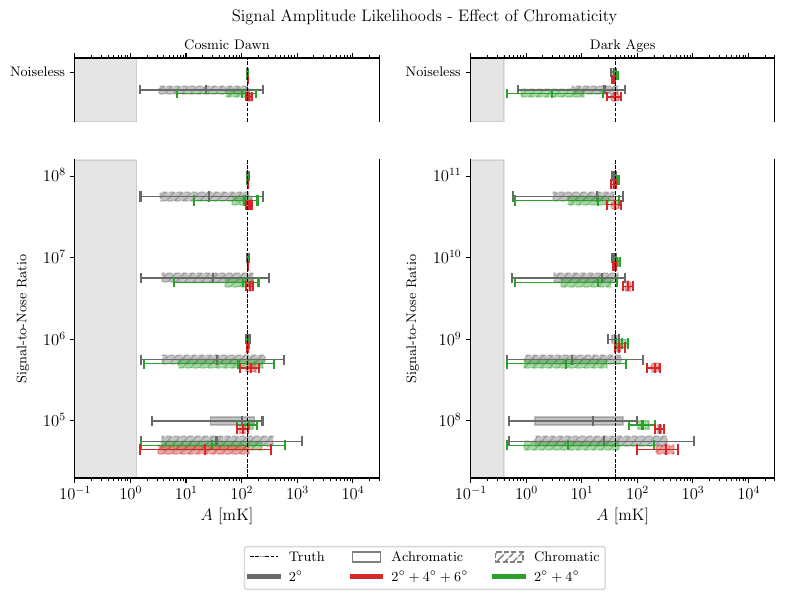

The script that saved this image:
import NormalizingFlow as nf
import numpy as np
import matplotlib.pyplot as plt
import corner

##---------------------------------------------------------------------------##


def weighted_quantile(values, quantiles, sample_weight=None):
    return corner.core.quantile(values, quantiles, weights=sample_weight)


def plot_weighted_boxplot(
    samples, likelihoods, ax, y_value, c="C0", box_width=0.1, **kwargs
):
    """Plot a horizontal weighted box plot on an Axis object."""
    # Calculate the weighted quantiles for 1-sigma, median, and 95% confidence interval
    sigma1 = weighted_quantile(samples, [0.159, 0.841], sample_weight=likelihoods)
    median = weighted_quantile(samples, [0.5], sample_weight=likelihoods)
    ci95 = weighted_quantile(samples, [0.025, 0.975], sample_weight=likelihoods)

    # Width of the boxplot, centered at y_value
    y_box = [y_value - box_width / 2, y_value + box_width / 2]

    # Plot the box (1-sigma)
    ax.add_patch(
        plt.Rectangle(
            (sigma1[0], y_value - box_width / 2),
            sigma1[1] - sigma1[0],
            box_width,
            facecolor=c,
            edgecolor=c,
            alpha=0.4,
            **kwargs
        )
    )

    # Plot the whiskers (95% CI)
    ax.plot([ci95[0], ci95[0]], y_box, color=c)
    ax.plot([ci95[1], ci95[1]], y_box, color=c)

    # Plot the median
    ax.plot([median, median], y_box, color=c, marker="", markersize=8)

    # Plot the central line between whiskers
    ax.plot([ci95[0], ci95[1]], [y_value, y_value], color=c, linestyle="-", linewidth=1)


##---------------------------------------------------------------------------##
# plot params

colors = {"": "gray", "4": "C2", "4 6": "C3"}
lstyles = ["-.", ":", "-"]
labels = {
    "": r"$2^\circ$",
    "4": r"$2^\circ+4^\circ$",
    "4 6": r"$2^\circ+4^\circ+6^\circ$",
}
seeds = [0, 1, 2, 3, 4, 5, 6, 7, 8, 9]
combineSigmas = ["", "4", "4 6"]
csColors = {"": "dimgray", "4": "C2", "4 6": "C3"}
combineSigmalabels = {
    "": "$2^\circ$",
    "4": "$2^\circ+4^\circ$",
    "4 6": "$2^\circ+4^\circ+6^\circ$",
}
sigmaLabels = {2: "$2^\circ$", 4: "$4^\circ$", 6: "$6^\circ$"}
truthaxvlines = {"c": "k", "ls": "--", "lw": 0.7}
achromaticerrbars = {"fmt": "o", "markersize": 5, "capsize": 4}
chromaticerrbars = {"ls":"--", "hatch":"////", "rasterized":True}
errbars95 = {"fmt": "", "capsize": 4, "xuplims": True, "markersize": 1}
dasnrpps = [1e8, 1e9, 1e10, 1e11]
cdsnrpps = [1e5, 1e6, 1e7, 1e8]
datruth = 40
cdtruth = 130
snrpplabels = {
    1e4: r"$10^4$",
    1e5: r"$10^5$",
    1e6: r"$10^6$",
    1e7: r"$10^7$",
    1e8: r"$10^8$",
    1e9: r"$10^9$",
    1e10: r"$10^{10}$",
    1e11: r"$10^{11}$",
    1e12: r"$10^{12}$",
    1e13: r"$10^{13}$",
    1e24: r"$10^{24}$",
}

##---------------------------------------------------------------------------##

fig, ax = plt.subplots(
    2,
    2,
    figsize=(10, 6),
    sharex="col",
    gridspec_kw=dict(height_ratios=[0.4, 2]),
)
fig.subplots_adjust(bottom=0.2, top=0.9, left=0.15, right=0.85, wspace=0.3)

args = nf.Args()
args.fgFITS, args.freqs = "gsm16.fits", "51 101"
args.appendLik = "_1D"

# noiseless
args.SNRpp = 1e24
for ics, cs in enumerate(combineSigmas):
    # achromatic
    args.combineSigma = cs
    args.chromatic = False
    s, ll = nf.get_samplesAndLikelihood(args, plot="A")
    s[:, 0] *= cdtruth
    plot_weighted_boxplot(
        s[:, 0],
        nf.exp(ll),
        ax[0, 0],
        1 - 0.05 * ics,
        c=csColors[cs],
    )

    # chromatic
    args.chromatic = True
    s, ll = nf.get_samplesAndLikelihood(args, plot="A")
    s[:, 0] *= cdtruth
    plot_weighted_boxplot(
        s[:, 0],
        nf.exp(ll),
        ax[0, 0],
        0.75 - 0.05 * ics,
        c=csColors[cs],
        **chromaticerrbars,
    )

# noisy
for isnrpp, snrpp in enumerate(cdsnrpps):
    args.SNRpp = snrpp
    for ics, cs in enumerate(combineSigmas):
        # achromatic
        args.combineSigma = cs
        args.chromatic = False
        s, ll = nf.get_samplesAndLikelihood(args, plot="A")
        s[:, 0] *= cdtruth
        plot_weighted_boxplot(
            s[:, 0],
            nf.exp(ll),
            ax[1, 0],
            1 + isnrpp - 0.05 * ics,
            c=csColors[cs],
        )

        # chromatic
        args.chromatic = True
        s, ll = nf.get_samplesAndLikelihood(args, plot="A")
        s[:, 0] *= cdtruth
        plot_weighted_boxplot(
            s[:, 0],
            nf.exp(ll),
            ax[1, 0],
            0.75 + isnrpp - 0.05 * ics,
            c=csColors[cs],
            **chromaticerrbars,
        )

##---------------------------------------------------------------------------##
# dark ages

args = nf.Args()
args.fgFITS, args.freqs, args.chromatic = "ulsa.fits", "1 51", False
args.appendLik = "_1D"
args.noiseSeed = 0

# noiseless
args.SNRpp = 1e24
for ics, cs in enumerate(combineSigmas):
    args.combineSigma = cs
    # achromatic
    args.chromatic = False
    s, ll = nf.get_samplesAndLikelihood(args, plot="A")
    s[:, 0] *= datruth
    plot_weighted_boxplot(
        s[:, 0],
        nf.exp(ll),
        ax[0, 1],
        1 - 0.05 * ics,
        c=csColors[cs],
    )

    # chromatic
    args.chromatic = True
    s, ll = nf.get_samplesAndLikelihood(args, plot="A")
    s[:, 0] *= datruth
    plot_weighted_boxplot(
        s[:, 0],
        nf.exp(ll),
        ax[0, 1],
        0.75 - 0.05 * ics,
        c=csColors[cs],
        **chromaticerrbars
    )

# noisy
for isnrpp, snrpp in enumerate(dasnrpps):
    args.SNRpp = snrpp
    for ics, cs in enumerate(combineSigmas):
        # achromatic
        args.combineSigma = cs
        args.chromatic = False
        s, ll = nf.get_samplesAndLikelihood(args, plot="A")
        s[:, 0] *= datruth
        plot_weighted_boxplot(
            s[:, 0],
            nf.exp(ll),
            ax[1, 1],
            1 + isnrpp - 0.05 * ics,
            c=csColors[cs],
        )

        # chromatic
        args.chromatic = True
        s, ll = nf.get_samplesAndLikelihood(args, plot="A")
        s[:, 0] *= datruth
        plot_weighted_boxplot(
            s[:, 0],
            nf.exp(ll),
            ax[1, 1],
            0.75 + isnrpp - 0.05 * ics,
            c=csColors[cs],
            **chromaticerrbars,
        )

##---------------------------------------------------------------------------##

ax[0, 0].set_yticks([1.0], labels=["Noiseless"], minor=False, fontsize="small")
ax[0, 1].set_yticks([1.0], labels=["Noiseless"], minor=False, fontsize="small")

ax[1, 0].set_yticks(
    np.arange(1, len(cdsnrpps) + 1),
    labels=[snrpplabels[snrpp] for snrpp in cdsnrpps],
    minor=False,
)
ax[1, 1].set_yticks(
    np.arange(1, len(dasnrpps) + 1),
    labels=[snrpplabels[snrpp] for snrpp in dasnrpps],
    minor=False,
)

ax[0, 0].set_ylim(0.3, 1.2)
ax[0, 1].set_ylim(0.3, 1.2)
ax[1, 0].set_ylim(0.3, len(cdsnrpps) + 0.2)
ax[1, 1].set_ylim(0.3, len(dasnrpps) + 0.2)

ax[0, 0].axvline(cdtruth, **truthaxvlines)
ax[1, 0].axvline(cdtruth, **truthaxvlines)
ax[0, 1].axvline(datruth, **truthaxvlines)
ax[1, 1].axvline(datruth, **truthaxvlines)

ax[0, 0].axvspan(1e-3, 1e-2 * cdtruth, color="k", alpha=0.1)
ax[1, 0].axvspan(1e-3, 1e-2 * cdtruth, color="k", alpha=0.1)
ax[0, 1].axvspan(1e-3, 1e-2 * datruth, color="k", alpha=0.1)
ax[1, 1].axvspan(1e-3, 1e-2 * datruth, color="k", alpha=0.1)

ax[0, 0].spines["bottom"].set_visible(False)
ax[0, 1].spines["bottom"].set_visible(False)
ax[1, 0].spines["top"].set_visible(False)
ax[1, 1].spines["top"].set_visible(False)

ax[0, 0].xaxis.tick_top()
ax[0, 1].xaxis.tick_top()

ax[1, 0].set_xlabel(r"$A$ [mK]")
ax[1, 1].set_xlabel(r"$A$ [mK]")

ax[1, 0].set_xlim(0.1, 30000)
ax[1, 1].set_xlim(0.1, 30000)

ax[1, 0].set_xscale("log")
ax[1, 1].set_xscale("log")

ax[1, 0].set_ylabel("Signal-to-Nose Ratio", fontsize="small", labelpad=10)
ax[1, 1].set_ylabel("Signal-to-Nose Ratio", fontsize="small", labelpad=10)

ax[0, 0].set_title("Cosmic Dawn", fontsize="small")
ax[0, 1].set_title("Dark Ages", fontsize="small")
fig.suptitle("Signal Amplitude Likelihoods - Effect of Chromaticity", fontsize="medium")

plt.plot([], [], **truthaxvlines, label="Truth")
plt.errorbar(
    [], [], xerr=[[], []], c=csColors[""], label=combineSigmalabels[""], lw=4.0
)
plt.errorbar(
    [], [], xerr=[[], []], c=csColors["4"], label=combineSigmalabels["4"], lw=4.0
)
plt.errorbar(
    [], [], xerr=[[], []], c=csColors["4 6"], label=combineSigmalabels["4 6"], lw=4.0
)
plt.gca().add_patch(
    plt.Rectangle((0, 0), 0, 0, facecolor="none", edgecolor="gray", label="Achromatic")
)
plt.gca().add_patch(
    plt.Rectangle(
        (0, 0),
        0,
        0,
        facecolor="none",
        edgecolor="gray",
        **chromaticerrbars,
        label="Chromatic",
    )
)

h, l = plt.gca().get_legend_handles_labels()
reord = [0, 3, 1, 5, 2, 4]
fig.legend(
    [h[i] for i in reord],
    [l[i] for i in reord],
    bbox_to_anchor=(0.5, 0.05),
    loc="center",
    borderaxespad=0,
    ncol=3,
    fontsize="small",
)

print("saving")
plt.savefig(f"chromaticity.pdf", bbox_inches="tight", dpi=300)

plt.show()
